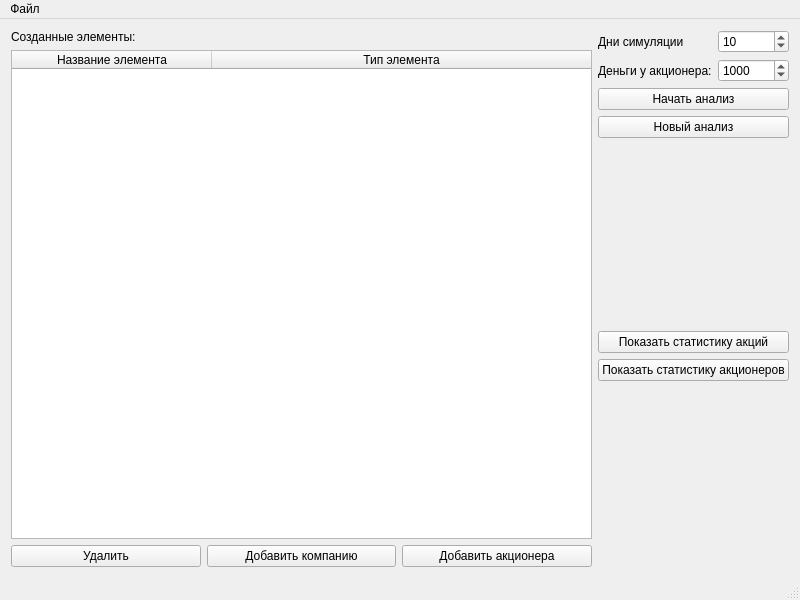
<?xml version="1.0" encoding="UTF-8"?>
<ui version="4.0">
 <class>MainWindow</class>
 <widget class="QMainWindow" name="MainWindow">
  <property name="geometry">
   <rect>
    <x>0</x>
    <y>0</y>
    <width>800</width>
    <height>600</height>
   </rect>
  </property>
  <property name="windowTitle">
   <string>Анализ акций</string>
  </property>
  <widget class="QWidget" name="centralWidget">
   <layout class="QHBoxLayout" name="horizontalLayout">
    <item>
     <layout class="QVBoxLayout" name="verticalLayout">
      <item>
       <widget class="QLabel" name="tableLabel">
        <property name="text">
         <string>Созданные элементы:</string>
        </property>
       </widget>
      </item>
      <item>
       <widget class="QTableWidget" name="tableWidget">
        <property name="minimumSize">
         <size>
          <width>200</width>
          <height>150</height>
         </size>
        </property>
        <property name="sizeAdjustPolicy">
         <enum>QAbstractScrollArea::AdjustToContents</enum>
        </property>
        <property name="editTriggers">
         <set>QAbstractItemView::NoEditTriggers</set>
        </property>
        <property name="alternatingRowColors">
         <bool>false</bool>
        </property>
        <property name="selectionMode">
         <enum>QAbstractItemView::SingleSelection</enum>
        </property>
        <property name="selectionBehavior">
         <enum>QAbstractItemView::SelectRows</enum>
        </property>
        <attribute name="horizontalHeaderCascadingSectionResizes">
         <bool>false</bool>
        </attribute>
        <attribute name="horizontalHeaderDefaultSectionSize">
         <number>200</number>
        </attribute>
        <attribute name="horizontalHeaderMinimumSectionSize">
         <number>20</number>
        </attribute>
        <attribute name="horizontalHeaderShowSortIndicator" stdset="0">
         <bool>false</bool>
        </attribute>
        <attribute name="horizontalHeaderStretchLastSection">
         <bool>true</bool>
        </attribute>
        <attribute name="verticalHeaderVisible">
         <bool>false</bool>
        </attribute>
        <attribute name="verticalHeaderCascadingSectionResizes">
         <bool>false</bool>
        </attribute>
        <column>
         <property name="text">
          <string>Название элемента</string>
         </property>
        </column>
        <column>
         <property name="text">
          <string>Тип элемента</string>
         </property>
        </column>
       </widget>
      </item>
      <item>
       <layout class="QHBoxLayout" name="horizontalLayout_2">
        <item>
         <widget class="QPushButton" name="deleteButton">
          <property name="cursor">
           <cursorShape>PointingHandCursor</cursorShape>
          </property>
          <property name="text">
           <string>Удалить</string>
          </property>
         </widget>
        </item>
        <item>
         <widget class="QPushButton" name="addCompanyButton">
          <property name="cursor">
           <cursorShape>PointingHandCursor</cursorShape>
          </property>
          <property name="text">
           <string>Добавить компанию</string>
          </property>
         </widget>
        </item>
        <item>
         <widget class="QPushButton" name="addHolderButton">
          <property name="cursor">
           <cursorShape>PointingHandCursor</cursorShape>
          </property>
          <property name="text">
           <string>Добавить акционера</string>
          </property>
         </widget>
        </item>
       </layout>
      </item>
     </layout>
    </item>
    <item>
     <layout class="QVBoxLayout" name="verticalLayout_2">
      <item>
       <layout class="QFormLayout" name="formLayout">
        <item row="0" column="0">
         <widget class="QLabel" name="daysLabel">
          <property name="text">
           <string>Дни симуляции</string>
          </property>
         </widget>
        </item>
        <item row="0" column="1">
         <widget class="QSpinBox" name="daysSpinBox">
          <property name="minimum">
           <number>1</number>
          </property>
          <property name="maximum">
           <number>1000</number>
          </property>
          <property name="value">
           <number>10</number>
          </property>
         </widget>
        </item>
        <item row="1" column="0">
         <widget class="QLabel" name="moneyLabel">
          <property name="text">
           <string>Деньги у акционера:</string>
          </property>
         </widget>
        </item>
        <item row="1" column="1">
         <widget class="QSpinBox" name="moneySpinBox">
          <property name="minimum">
           <number>1</number>
          </property>
          <property name="maximum">
           <number>10000000</number>
          </property>
          <property name="value">
           <number>1000</number>
          </property>
         </widget>
        </item>
       </layout>
      </item>
      <item>
       <widget class="QPushButton" name="beginButton">
        <property name="text">
         <string>Начать анализ</string>
        </property>
       </widget>
      </item>
      <item>
       <widget class="QPushButton" name="newAnalysisButton">
        <property name="text">
         <string>Новый анализ</string>
        </property>
       </widget>
      </item>
      <item>
       <spacer name="verticalSpacer">
        <property name="orientation">
         <enum>Qt::Vertical</enum>
        </property>
        <property name="sizeHint" stdset="0">
         <size>
          <width>20</width>
          <height>40</height>
         </size>
        </property>
       </spacer>
      </item>
      <item>
       <widget class="QPushButton" name="companiesButton">
        <property name="cursor">
         <cursorShape>PointingHandCursor</cursorShape>
        </property>
        <property name="text">
         <string>Показать статистику акций</string>
        </property>
       </widget>
      </item>
      <item>
       <widget class="QPushButton" name="holdersButton">
        <property name="cursor">
         <cursorShape>PointingHandCursor</cursorShape>
        </property>
        <property name="text">
         <string>Показать статистику акционеров</string>
        </property>
       </widget>
      </item>
      <item>
       <spacer name="verticalSpacer_2">
        <property name="orientation">
         <enum>Qt::Vertical</enum>
        </property>
        <property name="sizeHint" stdset="0">
         <size>
          <width>20</width>
          <height>40</height>
         </size>
        </property>
       </spacer>
      </item>
     </layout>
    </item>
   </layout>
  </widget>
  <widget class="QMenuBar" name="menuBar">
   <property name="enabled">
    <bool>true</bool>
   </property>
   <property name="geometry">
    <rect>
     <x>0</x>
     <y>0</y>
     <width>800</width>
     <height>20</height>
    </rect>
   </property>
   <widget class="QMenu" name="menu">
    <property name="title">
     <string>Файл</string>
    </property>
    <addaction name="actionCreate"/>
    <addaction name="actionOpen"/>
    <addaction name="actionSave"/>
    <addaction name="actionSaveAs"/>
   </widget>
   <addaction name="menu"/>
  </widget>
  <widget class="QStatusBar" name="statusBar">
   <property name="enabled">
    <bool>true</bool>
   </property>
  </widget>
  <action name="actionCreate">
   <property name="text">
    <string>Создать файл...</string>
   </property>
   <property name="shortcut">
    <string>Ctrl+N</string>
   </property>
  </action>
  <action name="actionOpen">
   <property name="text">
    <string>Открыть файл...</string>
   </property>
   <property name="shortcut">
    <string>Ctrl+O</string>
   </property>
  </action>
  <action name="actionSave">
   <property name="text">
    <string>Сохранить файл...</string>
   </property>
   <property name="shortcut">
    <string>Ctrl+S</string>
   </property>
  </action>
  <action name="actionSaveAs">
   <property name="text">
    <string>Сохранить файл как...</string>
   </property>
   <property name="shortcut">
    <string>Ctrl+Shift+S</string>
   </property>
  </action>
 </widget>
 <layoutdefault spacing="6" margin="11"/>
 <resources/>
 <connections/>
</ui>
